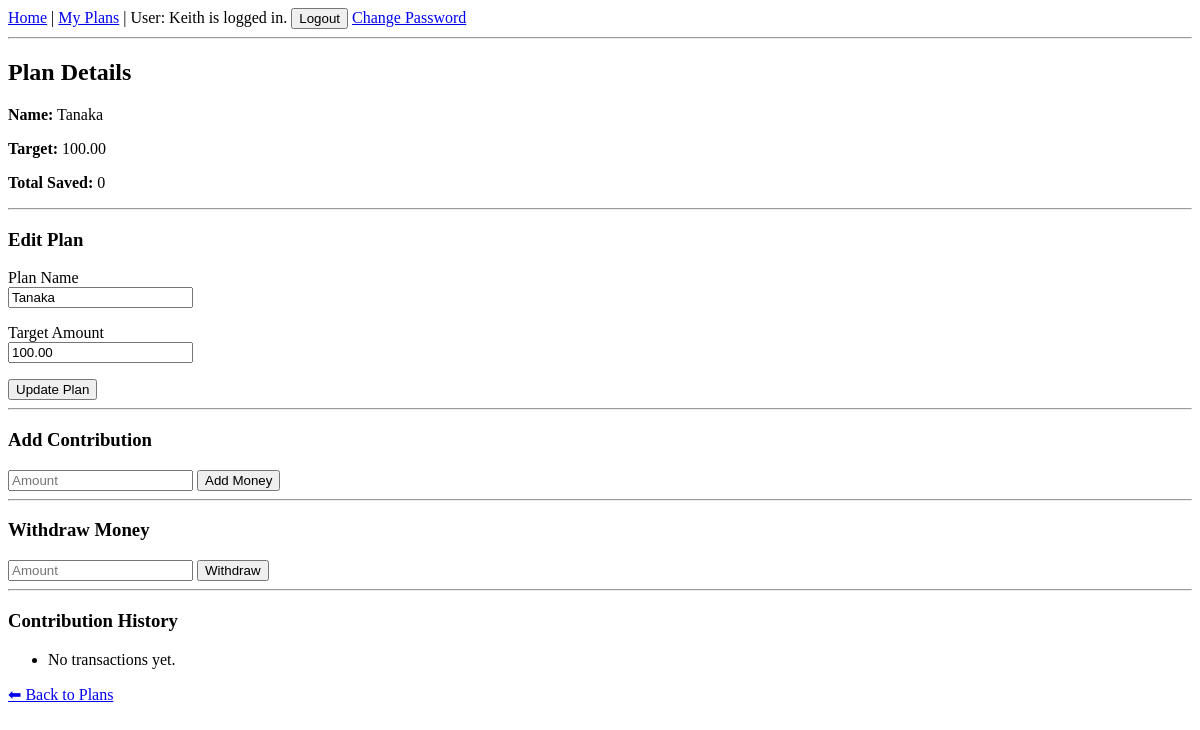
Page /api/plans/2/ (signed in) on the earlier database version.
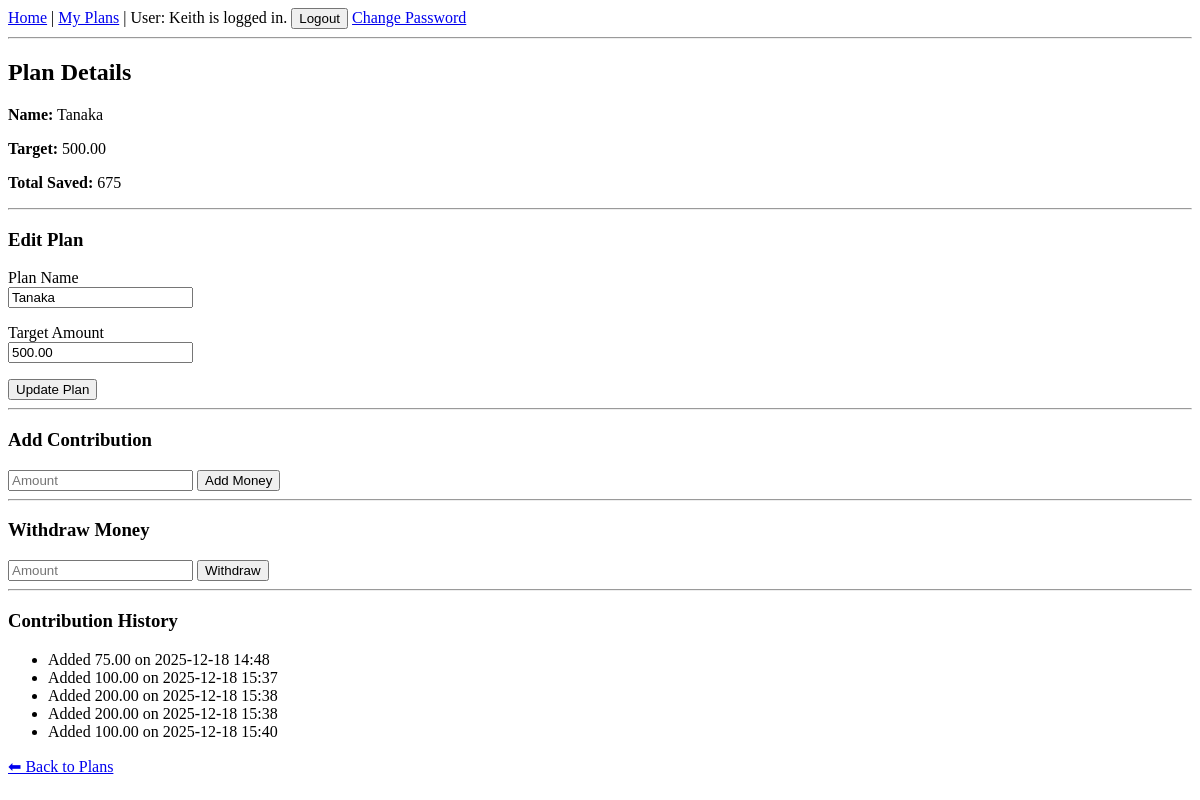
Same page on the later database version.
### savings/models.py (models this page shows, shortened)
class SavingPlan(models.Model):
    FREQUENCY_CHOICES = [
        ('daily', 'Daily'),
        ('weekly', 'Weekly'),
        ('monthly', 'Monthly'),
    ]
    user = models.ForeignKey(User, on_delete=models.CASCADE, related_name='saving_plans')
    name = models.CharField(max_length=100)
    target_amount = models.DecimalField(max_digits=10, decimal_places=2)
    start_date = models.DateField()
    end_date = models.DateField()
    frequency = models.CharField(max_length=10, choices=FREQUENCY_CHOICES)
    target_per_period = models.DecimalField(max_digits=10, decimal_places=2)
    created_at = models.DateTimeField(auto_now_add=True)
    def total_saved(self):
        total = self.contributions.aggregate(
            total=Sum('amount')
        )['total']
        return total or 0

class Contribution(models.Model):
    saving_plan = models.ForeignKey(
        SavingPlan,
        on_delete=models.CASCADE,
        related_name='contributions'
    )
    amount = models.DecimalField(max_digits=10, decimal_places=2)
    created_at = models.DateTimeField(auto_now_add=True)

### savings/views.py (the view, shortened to what this page needs)
# urls.py: path('plans/<int:plan_id>/', plan_detail, name='plan_detail'),
@login_required
def plan_detail(request, plan_id):
    plan = get_object_or_404(SavingPlan, id=plan_id, user=request.user)
    if request.method == 'POST' and 'amount' in request.POST:
        Contribution.objects.create(
            saving_plan=plan,
            amount=request.POST.get('amount')
        )
        return redirect('plan_detail', plan_id=plan.id)
    contributions = Contribution.objects.filter(saving_plan=plan)
    return render(request, 'savings/plan_detail.html', {
        'plan': plan,
        'contributions': contributions
    })

### templates/savings/plan_detail.html (shortened to what this page needs)
{% extends "base.html" %}
{% block content %}
<h2>Plan Details</h2>
<p><strong>Name:</strong> {{ plan.name }}</p>
<p><strong>Target:</strong> {{ plan.target_amount }}</p>
<p><strong>Total Saved:</strong> {{ plan.total_saved }}</p>
<hr>
<h3>Edit Plan</h3>
<form method="post">
  <p>
    <label>Plan Name</label><br>
    <input type="text" name="name" value="{{ plan.name }}">
  </p>
  <p>
    <label>Target Amount</label><br>
    <input type="number" step="0.01" name="target_amount" value="{{ plan.target_amount }}">
  </p>
  <button type="submit">Update Plan</button>
</form>
<hr>
<h3>Add Contribution</h3>
<form method="post">
  <input type="number" step="0.01" name="amount" placeholder="Amount" required>
  <button type="submit">Add Money</button>
</form>
<hr>
<h3>Withdraw Money</h3>
<form method="post">
  <input type="number" step="0.01" name="withdraw_amount" placeholder="Amount" required>
  <button type="submit">Withdraw</button>
</form>
<hr>
<h3>Contribution History</h3>
<ul>
  {% for contribution in contributions %}
    <li>
      {% if contribution.amount < 0 %}
        Withdrawn {{ contribution.amount|cut:"-" }}
      {% else %}
        Added {{ contribution.amount }}
      {% endif %}
      on {{ contribution.created_at|date:"Y-m-d H:i" }}
    </li>
  {% empty %}
    <li>No transactions yet.</li>
  {% endfor %}
</ul>
<a href="{% url 'plans' %}">⬅ Back to Plans</a>
{% endblock %}

Differences in the rows shown:
changed SavingPlan "Tanaka": target_amount "100.00" → "500.00"; total_saved "0" → "675"
added Contribution: amount "75.00", created_at "2025-12-18 14:48"
added Contribution: amount "100.00", created_at "2025-12-18 15:37"
added Contribution: amount "200.00", created_at "2025-12-18 15:38"
added Contribution: amount "200.00", created_at "2025-12-18 15:38"
added Contribution: amount "100.00", created_at "2025-12-18 15:40"
Other differences:
text no longer shown: "No transactions yet."
